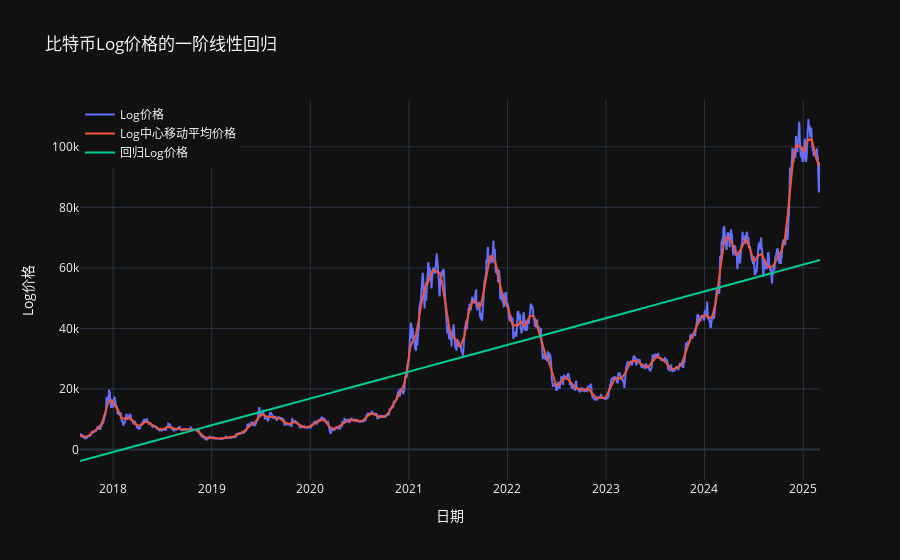

Notebook cell for this chart:
### Code cell
# 一阶线性回归
X = df[["Time"]]  # 自变量：天数
# y = df["Log_Close"]   # 因变量：价格
y = df["Moving_Avg"]   # 因变量：价格
model = LinearRegression()
model.fit(X, y)

# 预测值
df["Predicted_Price"] = model.predict(X)

# 创建图表
fig = make_subplots()

# 添加实际价格曲线
fig.add_trace(go.Scatter(x=df.index, y=df['Log_Close'], mode='lines', name='Log价格'))

# 添加中心移动平均价格曲线
fig.add_trace(go.Scatter(x=df.index, y=df['Moving_Avg'], mode='lines', name='Log中心移动平均价格'))

# 添加预测价格曲线
fig.add_trace(go.Scatter(x=df.index, y=df['Predicted_Price'], mode='lines', name='回归Log价格'))

# 更新布局
fig.update_layout(
    title='比特币Log价格的一阶线性回归',
    xaxis_title='日期',
    yaxis_title='Log价格',
    legend=dict(x=0, y=1)
)

# 显示图表
fig.show()

### Figure 1 — Plotly figure (JSON) as saved in the notebook; plotly's stock layout.template omitted (floating-point values rounded to 4 significant figures; data arrays with more than 128 entries replaced by an {"elided": "..."} marker saying what was removed)
{"data": [{"mode": "lines", "name": "Log价格", "x": {"elided": "2743 str values"}, "y": {"elided": "2743 float values"}, "type": "scatter"}, {"mode": "lines", "name": "Log中心移动平均价格", "x": {"elided": "2743 str values"}, "y": {"elided": "2743 float values"}, "type": "scatter"}, {"mode": "lines", "name": "回归Log价格", "x": {"elided": "2743 str values"}, "y": {"elided": "2743 float values"}, "type": "scatter"}], "layout": {"xaxis": {"anchor": "y", "domain": [0.0, 1.0], "title": {"text": "日期"}}, "yaxis": {"anchor": "x", "domain": [0.0, 1.0], "title": {"text": "Log价格"}}, "legend": {"x": 0, "y": 1}, "title": {"text": "比特币Log价格的一阶线性回归"}}}
